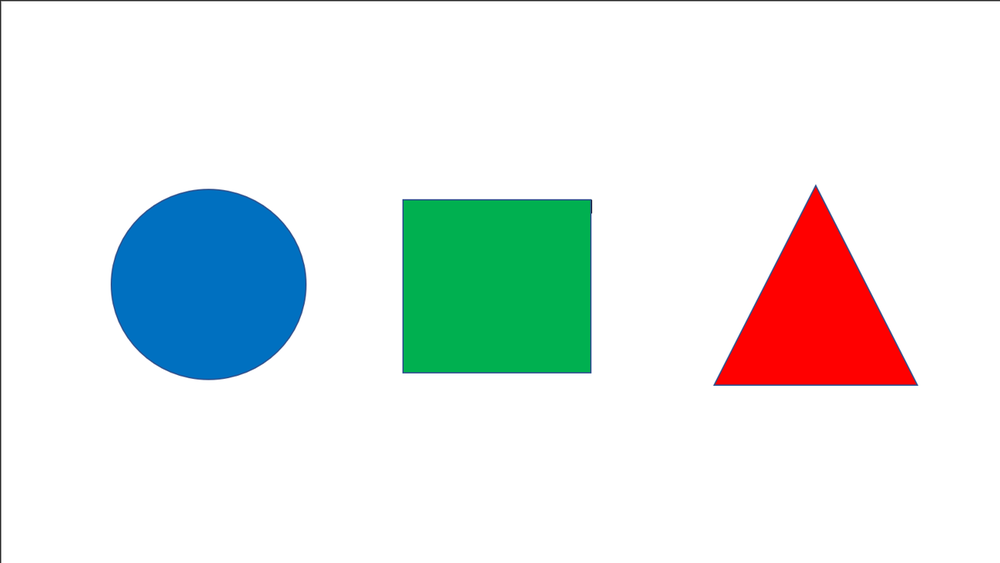
#> input picture Pattern_1.png, 1000 x 563 px, shrunk from 1309 x 737 before the run
$ python main.py   (older library calls are emulated)
#> lines starting #> are read from the running program, lines starting #| are printed output that depends on the picture; after the words box and inside, x2 and y2 are one past the last pixel; in counts of white or black regions, pixels touching at a corner belong together
#> the answer given: Pattern_1.png
### shapeClass.py
#-----------------------------------------------------------------------
# File : ShapeClass.py
#
# Programmers: Samuel Peake and David Wells
#
# Program #: Final Project
#
# Due Date: 05/05
#
# Course: EGRE 347, Spring 2021
#
# Pledge: I have neither given nor received unauthorized aid on this program.
#
# Description: This file contains the definitions for a class which will analyze an image to determine the order of colored shape
#               and then see if it matches an approved pattern. If the pattern is approved, it will return a 1 to the main function, otherwise a 0.
#
#-----------------------------------------------------------------------
import cv2
import numpy as np

class shapeClass:

    #Initilizer
    def __init__ (self):
        self.coordCorn = []
        self.shape = ""
        self.pattern = ""
        self.pic=0
        self.color = ""
        self.validPatterns = ["circlebluesquaregreentrianglered", "trianglegreensquareredcirclered", "hexagonblueoctagonblueheptagonblue", "octagonredtrianglegreenoctagonblue", "circlegreensquareblueoctagonblueheptagonredtriangleredsquaregreen", "circlebluehexagonredheptagongreenhexagonred"]

#  def load_shape(self, image)
#
#  Summary of the load_shape Function:
#
#     The load_shape function reads the image specified by the user and stores it in self.pic. If the image
#       was successfully loaded, then true will be returned, otherwise false will be returned
#
#  Parameters: self and an image
#
#  Return Value: bool returning true if successful, false otherwise
    def load_shape(self,image):
#> called with image = 'Pattern_1.png'
        self.pic = cv2.imread(image)
#> self.pic is the input picture: shape (563, 1000, 3); mean B, G, R 231.6, 232.7, 225.8
        if self.pic is None:
            return False
        #self.pic = cv2.imread(image)
        return True


#  def determineColor(self, x, y)
#
#  Summary of the determineColor Function:
#
#     The determineColor function is passed the midpoints of a shape from the DetermineShape function. Then the pixel at that
#       coordinate is selected and its BGR values are split up. The largest RBG value is found and then put through an else/if
#       statement to set the self.color correctly.
#
#  Parameters: self, x and y coordinates of midpoint of given shape
#
#  Return Value: returns a 0
    def determineColor(self,y,x):
        #selecting the midpoint pixel of the shape
        color = self.pic[x,y]

        #Defining the b g and r values of the midpoint pixel
        b = color[0]
        g = color[1]
        r = color[2]

        #Test equals the largest value (dominant value) out of the three values
        test = max(b, g, r)

        #if else statement to determine the image color and asssign it to the correct parameter
        if(test == b):
            self.color ="blue"
        elif(test == g):
            self.color = "green"
        elif(test == r):
            self.color = "red"

        return 0

#  def determineShape(self)
#
#  Summary of the determineShape Function:
#
#     The determineShape function
#
#  Parameters: self
#
#  Return Value: None
    def determineShape(self):
        gray =cv2.cvtColor(self.pic,cv2.COLOR_BGR2GRAY)
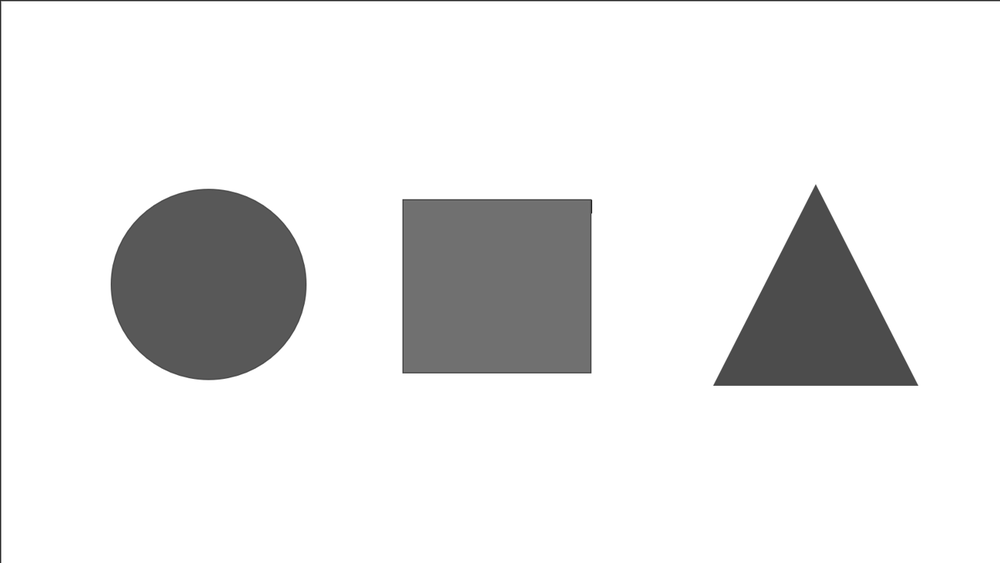
#> gray: shape (563, 1000); min 27, max 255, mean 230.5
        #https://docs.opencv.org/3.4/d7/d4d/tutorial_py_thresholding.html
        et, thresh_img = cv2.threshold(gray,127,255,cv2.THRESH_BINARY)
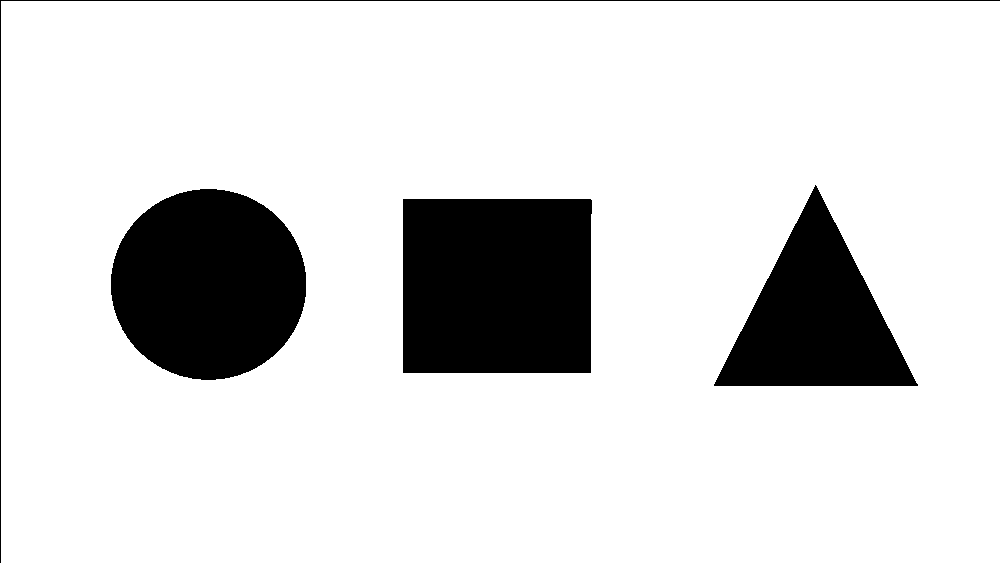
#> thresh_img: shape (563, 1000); 85% white; 4 black regions
        _, contours, hierarchy = cv2.findContours(thresh_img, cv2.RETR_TREE,cv2.CHAIN_APPROX_SIMPLE)
#> contours = 4 contours; box (x1, y1, x2, y2) and area: (1, 1, 1000, 563) 559878, (402, 198, 593, 374) 33087, (110, 188, 307, 381) 29537, (713, 184, 919, 387) 20932

        i = 0
        for ct in contours:
            #skips the first contour as the first contour is the contour of the entire image
            if i == 0:
                i = 1
                continue
            #https://docs.opencv.org/master/d3/dc0/group__imgproc__shape.html#ga0012a5fdaea70b8a9970165d98722b4c
            #passes in the countour, approximation accuracy of the arc length , and in this case true because everything is a closed curve
            corners = cv2.approxPolyDP(ct,0.01*cv2.arcLength(ct,True),True)
            #finds the center of the contour
            m = cv2.moments(ct)
            #pass coordinates to colors
            if m['m00'] != 0.0:
                x = int(m['m10']/m['m00'])
                y = int(m['m01']/m['m00'])
                self.determineColor(x,y)
            #if statements that determine the shape based upon the amount of contours
            if len(corners)==1:
                self.shape = "line"
            elif len(corners)==3:
                self.shape = "triangle"
            elif len(corners)==4:
                #https://docs.opencv.org/4.0.1/d3/dc0/group__imgproc__shape.html#ga2c759ed9f497d4a618048a2f56dc97f1
                #returns the top left coordinates as well as the width and height
                x,y,w,h = cv2.boundingRect(ct)
                #if the ratio of width and height is outside the specified parameters then its a square
                #ideally the ratio would be 1 but to us, something that appears to be a square may not be perfect to the computer
                if w/h >= 1.15 and w/h <=0.9:
                    self.shape = "rectangle"
                else:
                    self.shape = "square"
            elif len(corners)==5:
                self.shape="pentagon"
            elif len(corners)==6:
                self.shape = "hexagon"
            elif len(corners)==7:
                self.shape = "heptagon"
            elif len(corners)==8:
                self.shape = "octagon"
            else:
                self.shape="circle"
            #add a tuple with the x coordinate, the color, and the shape
            self.coordCorn.append(tuple([x,self.shape,self.color]))

            i+=1
#> this loop made 4 passes
#> (corners, x, y, b in determineColor, g in determineColor, r in determineColor, test in determineColor) on pass 2: ([[402, 199], [590, 198], [591, 372], [403, 373]], 402, 198, 80, 176, 0, 176)
#> (corners, x, y, b in determineColor, g in determineColor, r in determineColor, test in determineColor) on pass 4: ([[815, 184], [917, 386], [713, 385]], 815, 318, 0, 0, 255, 255)
#> after the loop, i = 4; self.coordCorn = [(402, 'square', 'green'), (208, 'circle', 'blue'), (815, 'triangle', 'red')]
        #sort the list of tuples by the x value. The lowest x value indicates the
        #image is the farthest to the left, and thus the first in the pattern
        self.coordCorn = sorted(self.coordCorn)
#> self.coordCorn = [(208, 'circle', 'blue'), (402, 'square', 'green'), (815, 'triangle', 'red')]


#  def parsePattern(self)
#
#  Summary of the parsePattern Function:
#
#     The parsePattern function iterates through self.coordCorn and compares the entery to the approved
#       list of entries included in self.validPatterns. If the pattern matches one in the list, it will
#       return a 1, otherwise will return a 0
#
#  Parameters: None
#
#  Return Value: None
    def parsePattern(self):
        #add the pattern to a string
        for i in range(len(self.coordCorn)):
            self.pattern+=self.coordCorn[i][1] + self.coordCorn[i][2]
#> this loop made 3 passes
        #check if the pattern is valid
        for i in self.validPatterns:
            if i == self.pattern:
                return 1
        return 0


#  def printPattern()
#
#  Summary of the print function:
#
#     The print function prints the pattern in the order in which it was recieved
#
#  Parameters: self
#
#  Return Value: None, but prints the pattern
    def printPattern(self):
        #format the stuff for a print statement
        store = ""
        for i in range(len(self.coordCorn)):
            store+="(" + self.coordCorn[i][2] + ","  + self.coordCorn[i][1] + ") "
#> this loop made 3 passes
        print(store)
#| (blue,circle) (green,square) (red,triangle)

# def printValidPatterns()
#
#   Summary of the printValidPatterns function:
#       The printValidPatterns functions prints the valid patterns for the user
#
#   Parameters: self
#
#   Return Value: None, but prints the valid patterns
    # [7 lines left out: function printValidPatterns, not called in this run]

### run.py
#-----------------------------------------------------------------------
# File : main.py
#
# Programmers: Samuel Peake and David Wells
#
# Program #: Final Project
#
# Due Date: 05/05
#
# Course: EGRE 347, Spring 2021
#
# Pledge: I have neither given nor received unauthorized aid on this program.
#
# Description: This program implemnts the functions found in the ShapeClass.py file as well as the circuit.py file.
#
#-----------------------------------------------------------------------
import shapeClass as shapes
import circuit

#  def run()
#
#  Summary of the run Function:
#
#     The run function implements many of the methods defined in the ShapeClass file. The function prints out information about using
#       program and then prompts the user to input one of the listed patterns. If the user enters the incorrect pattern, the program will
#       tell them and loop back to the main menu. The user can also quit the program by hitting the 'q' key. The selected pattern is then
#       passed into the class functions which will determine the shapes, color, and their order within the pattern. A 1 or a 0 is then passed to
#       the circuit.LED function which will either light a green LED or a RED LED if true or false.
#
#  Parameters: None
#
#  Return Value: None
def run():
    imageList = []
    temp = ""
    pattern = 0
    print("Welcome to the Pattern Machine. Please ensure the circuit board is properly connected to the computer\n")
    i = 0
    while True:
        print("Image choices: Pattern_1, Pattern_2, Pattern_3, Pattern_4")
        print("Pattern_5, Pattern_6, Pattern_7, Pattern_8, Pattern_9, Pattern_10\n")
        print("Please input image in correct formate of Pattern_#.png\n")
        temp = input("Please input an image, p for valid patterns, or enter q to quit: ")
        if temp =="q":
            break
        imageList.append(shapes.shapeClass())
        if temp == "p":
            imageList[i].printValidPatterns()
            i+=1
            continue
        if imageList[i].load_shape(temp)==False:
            print("Invalid choice, please choose a correct file")
            continue
        imageList[i].determineShape()
        pattern = imageList[i].parsePattern()
        print("The pattern you chose is: ",end=" ")
        imageList[i].printPattern()
        print("")
        circuit.LED(pattern)
        i+=1
#> pass 2 of the loop in run, `while True:`:
#> the answer given: Pattern_10.png
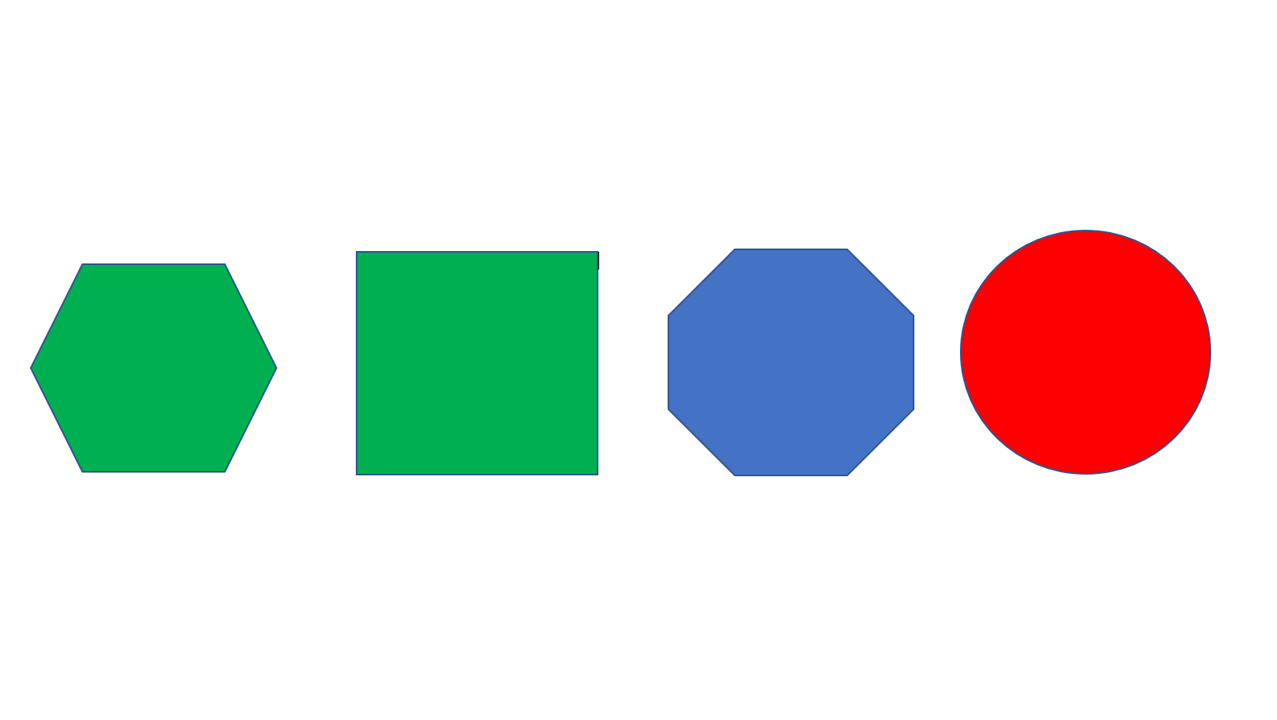
#> input picture Pattern_10.png, 1277 x 720 px
#> in load_shape, self.pic is the input picture: shape (720, 1277, 3); mean B, G, R 220.7, 226, 218.8
#> in determineShape (call 2), `gray =cv2.cvtColor(self.pic,cv2.COLOR_BGR2GRAY)`:
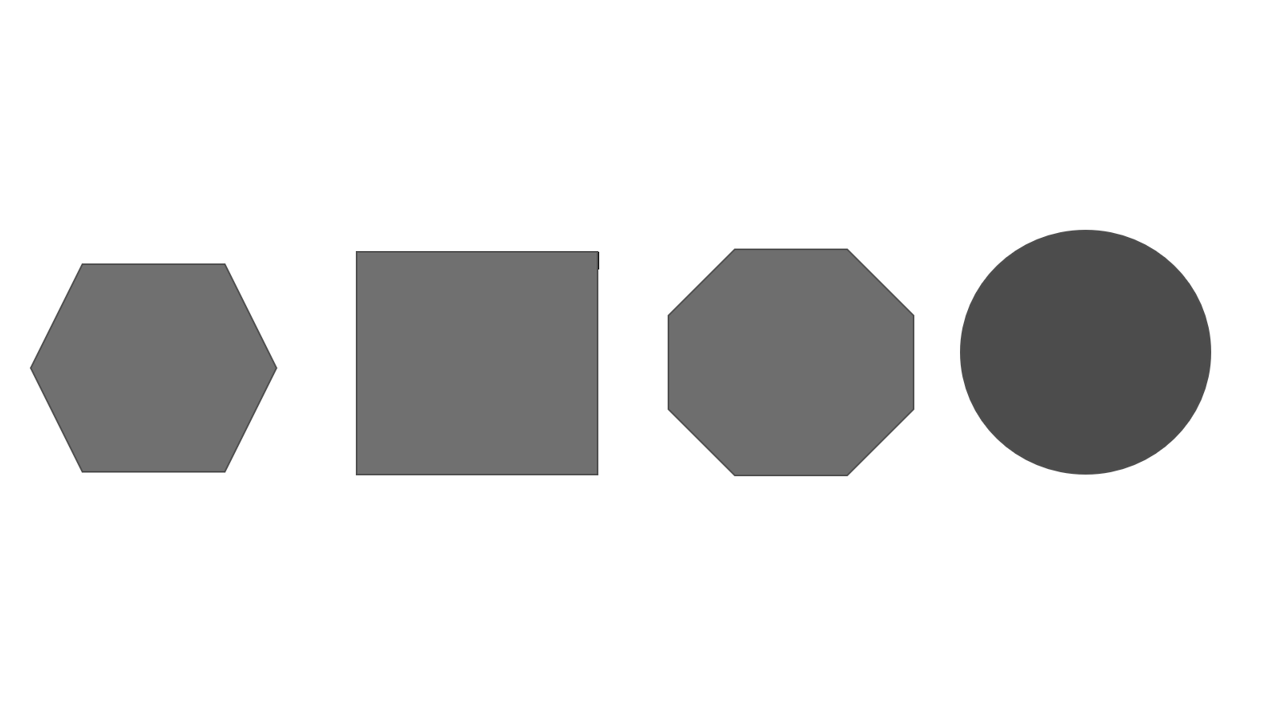
#> gray: shape (720, 1277); min 10, max 255, mean 223.2
#> in determineShape (call 2), `et, thresh_img = cv2.threshold(gray,127,255,cv2.THRESH_BINARY)`:
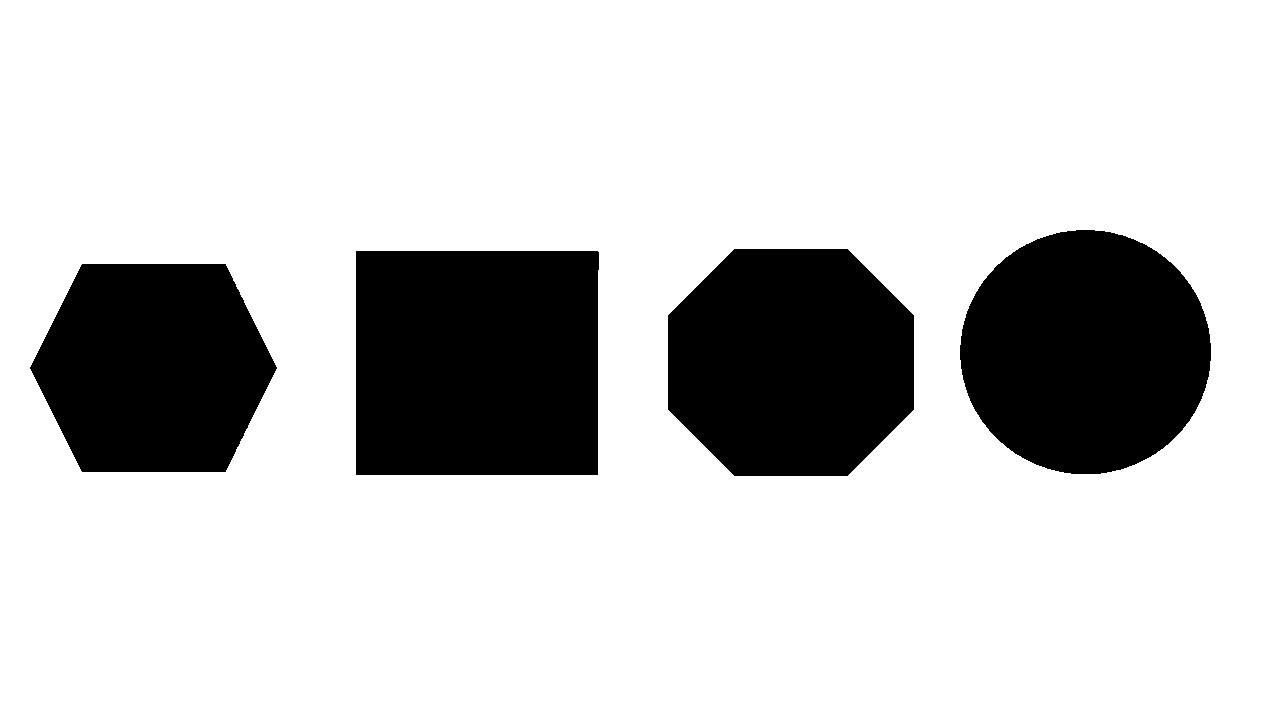
#> thresh_img: shape (720, 1277); 79.3% white; 4 black regions
#> contours = 5 contours; box (x1, y1, x2, y2) and area: (0, 0, 1277, 720) 917444, (355, 250, 600, 476) 54691, (959, 229, 1212, 475) 48410, (667, 248, 915, 477) 47338, (29, 263, 278, 473) 40941
#> the loop in determineShape (call 2), `for ct in contours:` made 5 passes
#> (corners, x, y, b in determineColor, g in determineColor, r in determineColor, test in determineColor) on pass 3: ([[355, 251], [597, 250], [598, 474], [356, 475]], 355, 250, 80, 176, 0, 176)
#> after the loop in determineShape (call 2), `for ct in contours:`: i = 5; self.coordCorn = [(153, 'hexagon', 'green'), (355, 'square', 'green'), (790, 'octagon', 'blue'), (1085, 'circle', 'red')]
#> the loop in parsePattern (call 2), `for i in range(len(self.coordCorn)):` made 4 passes
#> the loop in printPattern (call 2), `for i in range(len(self.coordCorn)):` made 4 passes
#| (green,hexagon) (green,square) (blue,octagon) (red,circle)

### circuit.py
#-----------------------------------------------------------------------
# File : circuit.py
#
# Programmers: Samuel Peake and David Wells
#
# Program #: Final Project
#
# Due Date: 05/05
#
# Course: EGRE 347, Spring 2021
#
# Pledge: I have neither given nor received unauthorized aid on this program.
#
# Description: This file contains the code to light up an LED green if the pattern is valid
#                  red if the pattern is invalid
#-----------------------------------------------------------------------
import RPi.GPIO as GPIO
import time

#  def LED(x)
#
#  Summary of the determineColor Function:
#
#     The LED function lights up a green or red led depending on if the
#       the pattern is valid. It gives text prompts if the gpio is not
#       if the gpio is not equipped
#
#  Parameters: x passes in a value of 0 or 1 to determine the validity of the pattern
#
#  Return Value: No return but lights the LED and prints out a statement
def LED(x):
    GPIO.setmode(GPIO.BOARD)
    GPIO.setwarnings(False)
    if(x == 1):
        #specifies which pin to use as an output
        GPIO.setup(18,GPIO.OUT) #Board pin 24

        #print statement to let user without the circuit board know the pattern was correct
        print("Pattern is correct! Turning on Green LED")

        #series of turning the LED on and off to create a flashing indication
        GPIO.output(18,GPIO.HIGH)
        time.sleep(0.5)
        GPIO.output(18,GPIO.LOW)
        time.sleep(0.5)
        GPIO.output(18,GPIO.HIGH)
        time.sleep(0.5)
        GPIO.output(18,GPIO.LOW)
        time.sleep(0.5)
        GPIO.output(18,GPIO.HIGH)
        time.sleep(0.5)
        GPIO.output(18,GPIO.LOW)
    if(x == 0):
        #specifies which pin to use as an output
        GPIO.setup(16,GPIO.OUT) #Board pin 23

        #print statement to let user without the circuit board know the pattern was correct
        print("Pattern is incorrect! Turning on Red LED")

        #series of turning the LED on and off to create a flashing indication
        GPIO.output(16,GPIO.HIGH)
        time.sleep(0.5)
        GPIO.output(16,GPIO.LOW)
        time.sleep(0.5)
        GPIO.output(16,GPIO.HIGH)
        time.sleep(0.5)
        GPIO.output(16,GPIO.LOW)
        time.sleep(0.5)
        GPIO.output(16,GPIO.HIGH)
        time.sleep(0.5)
        GPIO.output(16,GPIO.LOW)

    #ends the function with a cleanup and returns 0
    GPIO.cleanup()
    return 0

### main.py
#-----------------------------------------------------------------------
# File : main.py
#
# Programmers: Samuel Peake and David Wells
#
# Program #: Final Project
#
# Due Date: 05/05
#
# Course: EGRE 347, Spring 2021
#
# Pledge: I have neither given nor received unauthorized aid on this program.
#
# Description: This program implemnts the functions found in the ShapeClass.py file as well as the circuit.py file.
#
#-----------------------------------------------------------------------
import run
#main function calls the run function from another file and runs the program
if __name__ == "__main__":
#> (the run stopped early here; a loop or call above may not have finished)
